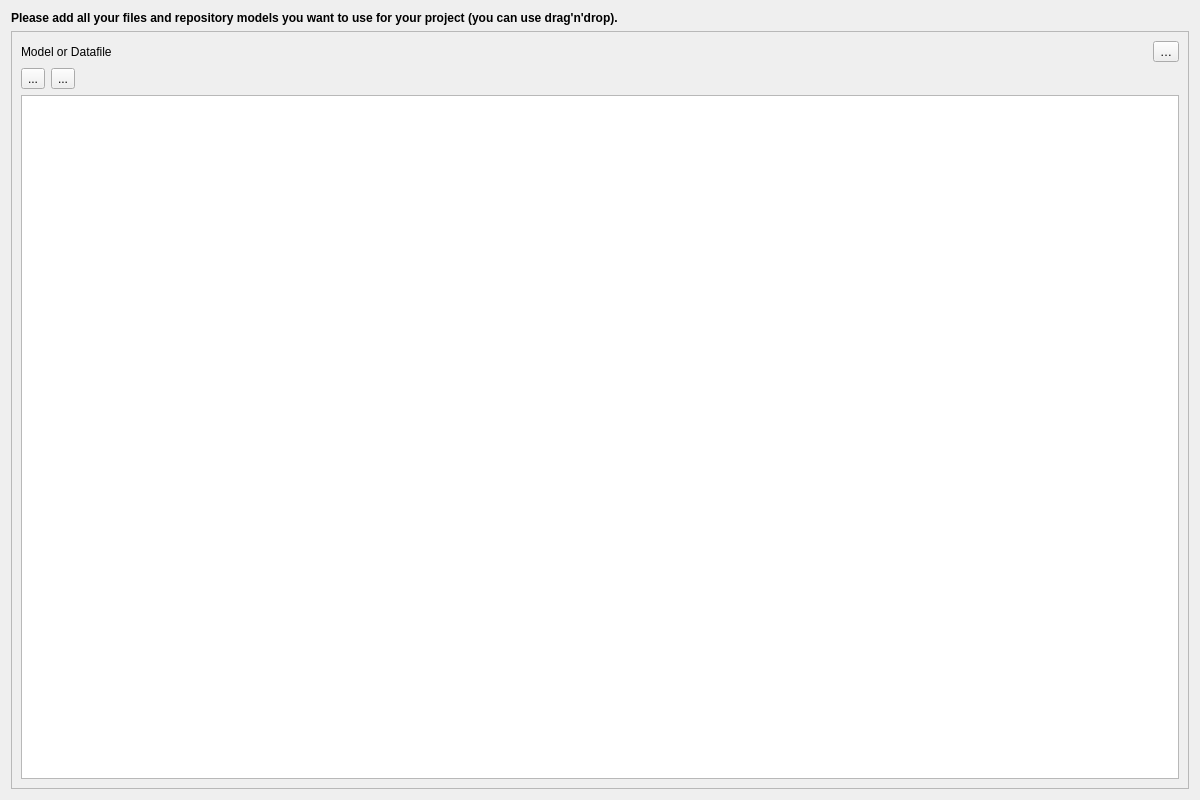
<?xml version="1.0" encoding="UTF-8"?>
<ui version="4.0">
 <class>InterlisImport</class>
 <widget class="QDialog" name="InterlisImport">
  <property name="geometry">
   <rect>
    <x>0</x>
    <y>0</y>
    <width>1200</width>
    <height>800</height>
   </rect>
  </property>
  <property name="windowTitle">
   <string>Select Files</string>
  </property>
  <layout class="QGridLayout" name="gridLayout">
   <item row="0" column="0">
    <widget class="QLabel" name="description">
     <property name="minimumSize">
      <size>
       <width>0</width>
       <height>0</height>
      </size>
     </property>
     <property name="font">
      <font>
       <weight>75</weight>
       <bold>true</bold>
      </font>
     </property>
     <property name="text">
      <string>Please add all your files and repository models you want to use for your project (you can use drag'n'drop).</string>
     </property>
     <property name="alignment">
      <set>Qt::AlignLeading|Qt::AlignLeft|Qt::AlignTop</set>
     </property>
     <property name="wordWrap">
      <bool>true</bool>
     </property>
    </widget>
   </item>
   <item row="1" column="0">
    <widget class="QFrame" name="content_frame">
     <property name="frameShape">
      <enum>QFrame::StyledPanel</enum>
     </property>
     <property name="frameShadow">
      <enum>QFrame::Raised</enum>
     </property>
     <layout class="QGridLayout" name="gridLayout_2">
      <item row="0" column="0">
       <widget class="QLabel" name="input_line_label">
        <property name="text">
         <string>Model or Datafile</string>
        </property>
       </widget>
      </item>
      <item row="1" column="0" colspan="3">
       <layout class="QHBoxLayout" name="horizontalLayout_3">
        <item>
         <widget class="QToolButton" name="add_button">
          <property name="text">
           <string>...</string>
          </property>
          <property name="icon">
           <iconset>
            <normaloff>../../../../qgis/QGIS/images/themes/default/symbologyAdd.svg</normaloff>../../../../qgis/QGIS/images/themes/default/symbologyAdd.svg</iconset>
          </property>
         </widget>
        </item>
        <item>
         <widget class="QToolButton" name="remove_button">
          <property name="text">
           <string>...</string>
          </property>
          <property name="icon">
           <iconset>
            <normaloff>../../../../qgis/QGIS/images/themes/default/symbologyRemove.svg</normaloff>../../../../qgis/QGIS/images/themes/default/symbologyRemove.svg</iconset>
          </property>
         </widget>
        </item>
        <item>
         <spacer name="horizontalSpacer">
          <property name="orientation">
           <enum>Qt::Horizontal</enum>
          </property>
          <property name="sizeHint" stdset="0">
           <size>
            <width>674</width>
            <height>20</height>
           </size>
          </property>
         </spacer>
        </item>
       </layout>
      </item>
      <item row="0" column="1">
       <widget class="CompletionLineEdit" name="input_line_edit" native="true"/>
      </item>
      <item row="2" column="0" colspan="3">
       <widget class="QListView" name="source_list_view"/>
      </item>
      <item row="0" column="2">
       <widget class="QToolButton" name="file_browse_button">
        <property name="toolTip">
         <string>Browse Interlis files</string>
        </property>
        <property name="text">
         <string>…</string>
        </property>
       </widget>
      </item>
     </layout>
    </widget>
   </item>
  </layout>
 </widget>
 <customwidgets>
  <customwidget>
   <class>CompletionLineEdit</class>
   <extends></extends>
   <header>QgisModelBaker.gui.options</header>
   <container>1</container>
  </customwidget>
 </customwidgets>
 <tabstops>
  <tabstop>file_browse_button</tabstop>
  <tabstop>add_button</tabstop>
  <tabstop>remove_button</tabstop>
  <tabstop>source_list_view</tabstop>
 </tabstops>
 <resources/>
 <connections/>
</ui>
